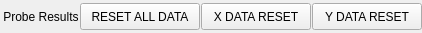
            <widget class="QWidget" name="widget_20" native="true">
             <property name="sizePolicy">
              <sizepolicy hsizetype="Preferred" vsizetype="Fixed">
               <horstretch>0</horstretch>
               <verstretch>0</verstretch>
              </sizepolicy>
             </property>
             <property name="minimumSize">
              <size>
               <width>0</width>
               <height>33</height>
              </size>
             </property>
             <property name="maximumSize">
              <size>
               <width>16777215</width>
               <height>33</height>
              </size>
             </property>
             <layout class="QHBoxLayout" name="horizontalLayout_58">
              <property name="spacing">
               <number>1</number>
              </property>
              <property name="leftMargin">
               <number>0</number>
              </property>
              <property name="topMargin">
               <number>0</number>
              </property>
              <property name="rightMargin">
               <number>0</number>
              </property>
              <property name="bottomMargin">
               <number>0</number>
              </property>
              <item>
               <widget class="QLabel" name="label_118">
                <property name="sizePolicy">
                 <sizepolicy hsizetype="Preferred" vsizetype="Fixed">
                  <horstretch>0</horstretch>
                  <verstretch>0</verstretch>
                 </sizepolicy>
                </property>
                <property name="minimumSize">
                 <size>
                  <width>0</width>
                  <height>27</height>
                 </size>
                </property>
                <property name="maximumSize">
                 <size>
                  <width>16777215</width>
                  <height>27</height>
                 </size>
                </property>
                <property name="text">
                 <string> Probe Results</string>
                </property>
               </widget>
              </item>
              <item>
               <widget class="SubCallButton" name="reset_all_data_2">
                <property name="sizePolicy">
                 <sizepolicy hsizetype="Fixed" vsizetype="Fixed">
                  <horstretch>0</horstretch>
                  <verstretch>0</verstretch>
                 </sizepolicy>
                </property>
                <property name="minimumSize">
                 <size>
                  <width>120</width>
                  <height>27</height>
                 </size>
                </property>
                <property name="maximumSize">
                 <size>
                  <width>120</width>
                  <height>27</height>
                 </size>
                </property>
                <property name="focusPolicy">
                 <enum>Qt::FocusPolicy::NoFocus</enum>
                </property>
                <property name="text">
                 <string>RESET ALL DATA</string>
                </property>
                <property name="filename" stdset="0">
                 <string>reset_all_data.ngc</string>
                </property>
               </widget>
              </item>
              <item>
               <widget class="SubCallButton" name="x_data_reset1_2">
                <property name="sizePolicy">
                 <sizepolicy hsizetype="Fixed" vsizetype="Fixed">
                  <horstretch>0</horstretch>
                  <verstretch>0</verstretch>
                 </sizepolicy>
                </property>
                <property name="minimumSize">
                 <size>
                  <width>110</width>
                  <height>27</height>
                 </size>
                </property>
                <property name="maximumSize">
                 <size>
                  <width>110</width>
                  <height>27</height>
                 </size>
                </property>
                <property name="focusPolicy">
                 <enum>Qt::FocusPolicy::NoFocus</enum>
                </property>
                <property name="text">
                 <string>X DATA RESET</string>
                </property>
                <property name="filename" stdset="0">
                 <string>x_data_reset.ngc</string>
                </property>
               </widget>
              </item>
              <item>
               <widget class="SubCallButton" name="y_data_reset1_2">
                <property name="sizePolicy">
                 <sizepolicy hsizetype="Fixed" vsizetype="Fixed">
                  <horstretch>0</horstretch>
                  <verstretch>0</verstretch>
                 </sizepolicy>
                </property>
                <property name="minimumSize">
                 <size>
                  <width>110</width>
                  <height>27</height>
                 </size>
                </property>
                <property name="maximumSize">
                 <size>
                  <width>110</width>
                  <height>27</height>
                 </size>
                </property>
                <property name="focusPolicy">
                 <enum>Qt::FocusPolicy::NoFocus</enum>
                </property>
                <property name="text">
                 <string>Y DATA RESET</string>
                </property>
                <property name="filename" stdset="0">
                 <string>y_data_reset.ngc</string>
                </property>
               </widget>
              </item>
             </layout>
            </widget>
